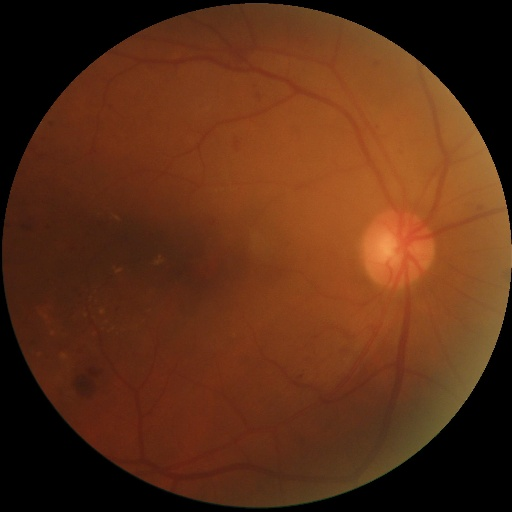
#> input picture 1167_right.jpg, 512 x 512 px, given in place of 112_left.jpg, which was not available
$ jupyter execute --allow-errors train-ocular-disease-2.ipynb   (shell and % lines are left out)   (older library calls are emulated)
#> lines starting #> are read from the running program, lines starting #| are printed output that depends on the picture; pictures that were not available may be replaced by others from this repository, and a replacement may not be noted
[cell 1]
# Colab library to upload files to notebook
from google.colab import files

# Install Kaggle library

from google.colab import drive
drive.mount('/content/gdrive')

[cell 2]
# Upload kaggle API key file
uploaded = files.upload()
#> the answer given: 1167_right.jpg

[cell 3]
# Download ocular disease recognition dataset

[cell 4]
# Extract the data
import zipfile

#> (the rest of this cell did not finish here and is left out)

[cell 5]
# !pip install tensorflow-gpu==2.8.3
# !pip install tensorflow-addons==0.17.1

[cell 6]
import os
import numpy as np
import pandas as pd
import matplotlib.style as style
import matplotlib.pyplot as plt
import seaborn as sns
import cv2
from PIL import Image
from sklearn.model_selection import train_test_split
import tensorflow as tf
print(tf.__version__)
import tensorflow_hub as hub
from tensorflow import keras
from keras.preprocessing import image
from keras.preprocessing.image import ImageDataGenerator
import tensorflow.keras.optimizers
import tensorflow_addons as tfa
import keras.backend as K
import random
from time import time
from datetime import datetime

[cell 7]
from sklearn.preprocessing import MultiLabelBinarizer

mlb = MultiLabelBinarizer()

[cell 8]
import pandas as pd

#> (the rest of this cell did not finish here and is left out)

[cell 9]
#define croping function with tensorflow resize
def crop_image(image_path):
  image_data = tf.keras.preprocessing.image.load_img(image_path)

  array = tf.keras.preprocessing.image.img_to_array(image_data)
  image = tf.image.resize(
                        array, [200,200],
                        method='bilinear',
                        preserve_aspect_ratio=True,
                        antialias=False,
                        )
  # image = image / 255.0
  return image

[cell 10]
#define method for image resize, croping and image Contrast Limited Adaptive Histogram Equalization (CLAHE)
#using Opencv 4

def image_resize(image_path, dim):
#> called with dim = (200, 200)
  img = cv2.imread(image_path)
#> img is the input picture: shape (512, 512, 3); mean B, G, R 21.5, 46.1, 91.3
  if img.shape[1] != img.shape[0]:
    x = img.shape[1]//2
    y = img.shape[0]//2
    x = x-y
    img = img[0:0+img.shape[0], x:x+img.shape[0]]
  # resize image
  return cv2.resize(img, dim, interpolation = cv2.INTER_AREA)

def CLAHE(image_path, dim, clipLimit, tileGridSize):
  img = image_resize(image_path, dim)
  clahe = cv2.createCLAHE(clipLimit=clipLimit, tileGridSize=tileGridSize)
  lab = cv2.cvtColor(img, cv2.COLOR_BGR2LAB)  # convert from BGR to LAB color space
#> lab: shape (200, 200, 3); mean of channels 0, 1, 2 63.1, 145.6, 151.4
  l, a, b = cv2.split(lab)  # split on 3 different channels
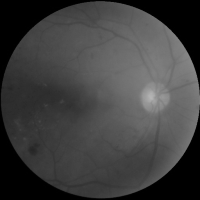
#> l: shape (200, 200); min 0, max 181, mean 63.1
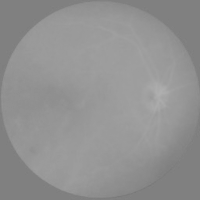
#> a: shape (200, 200); min 120, max 175, mean 145.6
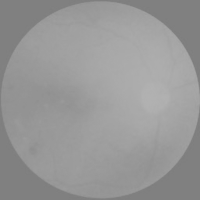
#> b: shape (200, 200); min 126, max 178, mean 151.4
  l2 = clahe.apply(l)  # apply CLAHE to the L-channel
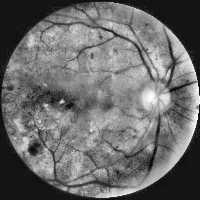
#> l2: shape (200, 200); min 4, max 255, mean 107.7
  lab = cv2.merge((l2,a,b))  # merge channels
#> lab: shape (200, 200, 3); mean of channels 0, 1, 2 107.7, 145.6, 151.4
  img = cv2.cvtColor(lab, cv2.COLOR_LAB2BGR)  # convert from LAB to BGR
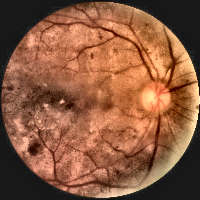
#> img: shape (200, 200, 3); mean B, G, R 63, 89.9, 140.2
  img = cv2.cvtColor(img, cv2.COLOR_BGR2RGB)
  return img
